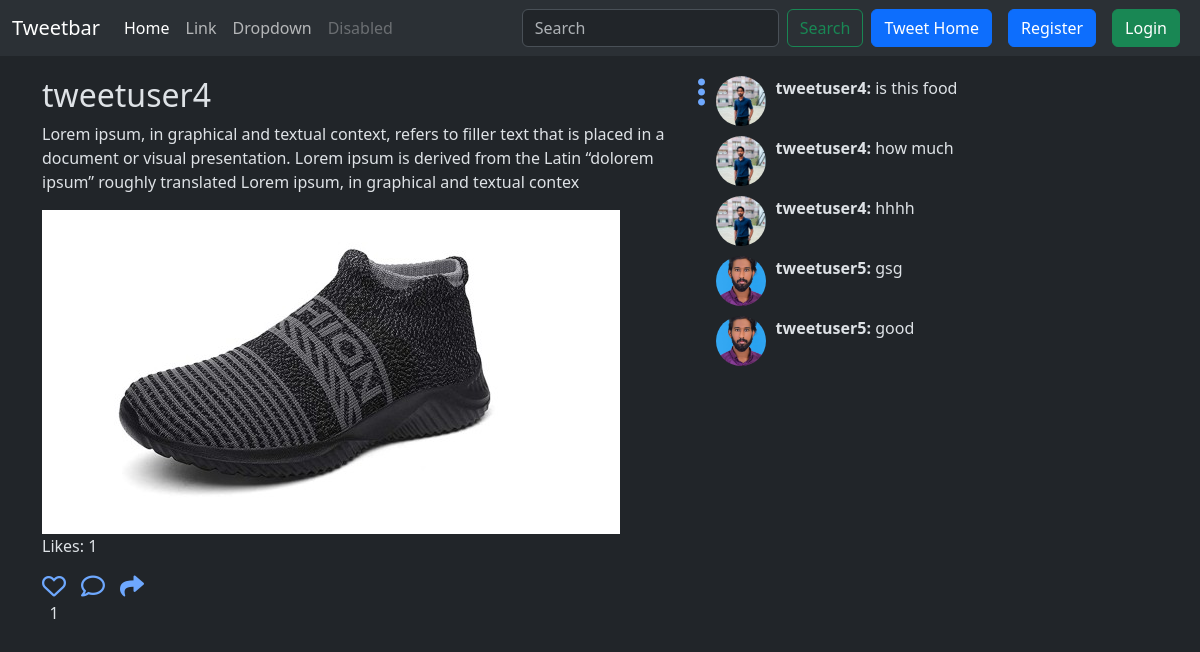
/6/, run on the app's committed database.
### tweetapp/models.py (models this page shows, shortened)
class Tweet(models.Model):
    user = models.ForeignKey(User, on_delete=models.CASCADE)
    text = models.TextField(max_length=240)
    photo = models.ImageField(upload_to='photos/', blank=True, null=True)
    created_at = models.DateTimeField(auto_now=True)
    updated_at = models.DateTimeField(auto_now=True)
    like_count = models.PositiveIntegerField(default=0)

class Like(models.Model):
    user = models.ForeignKey(User, on_delete=models.CASCADE)
    tweet = models.ForeignKey(Tweet, on_delete=models.CASCADE)
    created_at = models.DateTimeField(auto_now_add=True)
    class Meta:
        unique_together = ('user', 'tweet')

class Comment(models.Model):
    tweet = models.ForeignKey(Tweet, related_name='comments', on_delete=models.CASCADE)
    user = models.ForeignKey(User, on_delete=models.CASCADE)
    text = models.TextField()
    created_at = models.DateTimeField(auto_now_add=True)

class Profile(models.Model):
    user = models.OneToOneField(User, on_delete=models.CASCADE)
    avatar = models.ImageField(upload_to='avatars/', blank=True, null=True)

### tweetapp/views.py (the view)
# urls.py: path('<int:tweet_id>/', views.tweet_detail, name='tweet_detail'),
def tweet_detail(request, tweet_id):
    tweet = get_object_or_404(Tweet, id=tweet_id)
    comments = tweet.comments.all()
    return render(request, 'tweet_detail.html', {'tweet': tweet, 'comments': comments})

### tweetapp/templates/tweet_detail.html (shortened to what this page needs)
{% extends "layout.html" %}
{% block content %}
<div class="main-container">
    <div class="container-2">
        <div class="tweet-detail-container">
            <div class="dropdown">
                <h2>{{ tweet.user.username }}</h2>
                <a href="#" class="dropdown-toggle ms-auto">
                    <i class="fa-solid fa-ellipsis-vertical fa-2x"></i>
                </a>
            </div>
            <p>{{ tweet.text }}</p>
            {% if tweet.photo %}
            <img src="{{ tweet.photo.url }}" alt="Tweet image" class="img-fluid">
            {% endif %}
            <p>Likes: {{ tweet.like_count }}</p>
        </div>
        <div class="card-footer">
            <div class="text-center">
                <a href="#" class="like-btn"
                    data-liked="{% if user in tweet.like_set.all %}true{% else %}false{% endif %}"
                    data-tweet-id="{{ tweet.id }}">
                    <i
                        class="{% if user in tweet.like_set.all %}fa-solid{% else %}fa-regular{% endif %} fa-heart fa-2x"></i>
                </a>
                <span class="like-count d-block">{{ tweet.like_count }}</span>
            </div>
            <a href="#" id="comment-icon">
                <i class="fa-regular fa-comment fa-2x"></i>
            </a>
            <a href="#">
                <i class="fas fa-share fa-2x"></i>
            </a>
        </div>
    </div>
    <div class="container-3">
        <div>
            <div id="comment-list">
                {% for comment in comments %}
                <div class="comment-item">
                    <div class="comment-avatar">
                        <a href="{% url 'profile' comment.user.username %}">
                            <img src="{{ comment.user.profile.avatar.url }}" alt="{{ comment.user.username }}"
                                class="rounded-circle">
                        </a>
                    </div>
                    <div class="comment-text">
                        <p><strong>{{ comment.user.username }}:</strong> {{ comment.text }}</p>
                    </div>
                </div>
                {% endfor %}
            </div>
        </div>
    </div>
</div>
{% endblock %}

### static/main.css (style rules this page uses)
.card-footer { display: flex; justify-content: left; gap: 15px; }
.card-footer i { font-size: 24px; }
.dropdown { display: flex; justify-content: end; }
.dropdown-toggle::after { display: none; }
.container-2 { margin-top: 20px; margin-right: 10px; width: 60%; height: 600px; }
.container-3 { margin-top: 20px; width: 40%; margin-left: auto; }
.main-container { display: flex; justify-content: space-between; }
#comment-list { margin: 0; padding: 0; list-style: none; }
.comment-item { display: flex; align-items: flex-start; margin-bottom: 10px; }
.comment-avatar { margin-right: 10px; }
.comment-avatar img { width: 50px; height: 50px; object-fit: cover; border-radius: 50%; }
.comment-text { flex: 1; }
.comment-text p { margin: 0; }

### data on the page
Tweet: user.username "tweetuser4", text "Lorem ipsum, in graphical and textual context, refers to filler text that is placed in a document or visual presentation. Lorem ipsum is derived from the Latin “dolorem ipsum” roughly translated Lorem ipsum, in graphical and textual contex", photo (picture), like_count "1"
Comment: user.profile.avatar (picture), user.username "tweetuser4", text "is this food"
Comment: user.profile.avatar (picture), user.username "tweetuser4", text "how much"
Comment: user.profile.avatar (picture), user.username "tweetuser4", text "hhhh"
Comment: user.profile.avatar (picture), user.username "tweetuser5", text "gsg"
Comment: user.profile.avatar (picture), user.username "tweetuser5", text "good"
